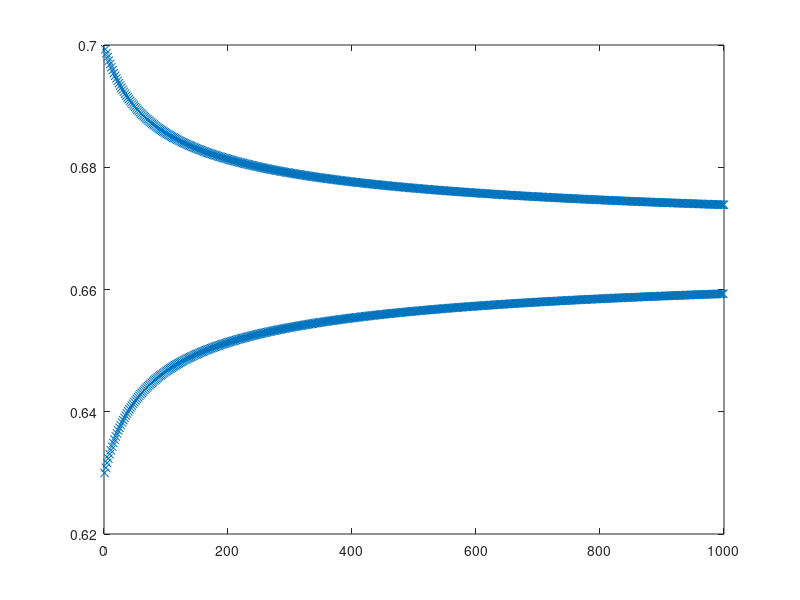

The MATLAB source for this figure:
clear ;
close all;

alfa = 3,8;
Xn  = 0.3;
format long;
iloscpokolen = 1000;
n = 1:iloscpokolen;

liczebnosc = ones(iloscpokolen,1);


for  i  = 1:iloscpokolen
    
    Xn = alfa*Xn*(1-Xn);
    liczebnosc(i)= Xn;
    
end
plot(n,liczebnosc,"x");
